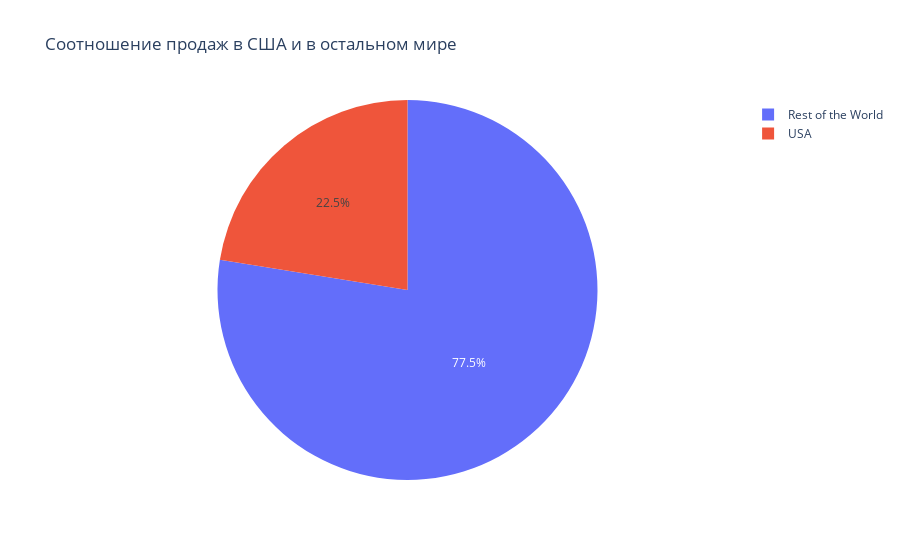

Notebook code cell kept with this figure:
### Code cell
df_invoice = pd.read_sql(query, conn)
df_invoice['region'] = df_invoice['country'].apply(lambda x: 'USA' if x == 'USA' else 'Rest of the World')
sales_share = df_invoice.groupby('region')['revenue'].sum().reset_index()
fig5 = px.pie(sales_share, values='revenue', names='region', title='Соотношение продаж в США и в остальном мире')
fig5.show()

### Figure 1 — Plotly figure (JSON) as saved in the notebook; plotly's stock layout.template omitted (floating-point values rounded to 4 significant figures)
{"data": [{"domain": {"x": [0, 1], "y": [0, 1]}, "hovertemplate": "region=%{label}<br>revenue=%{value}<extra></extra>", "labels": ["Rest of the World", "USA"], "legendgroup": "", "name": "", "showlegend": true, "type": "pie", "values": [1806.0, 523.1]}], "layout": {"legend": {"tracegroupgap": 0}, "title": {"text": "Соотношение продаж в США и в остальном мире"}}}
